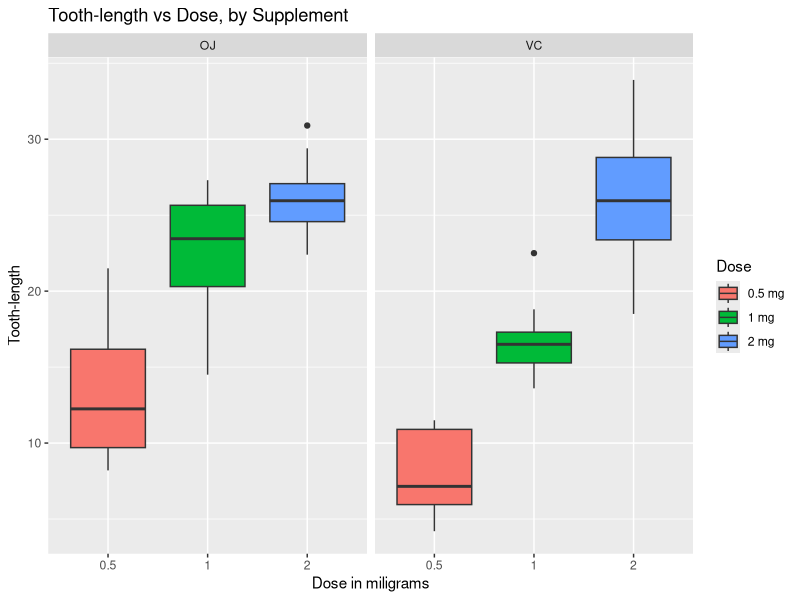
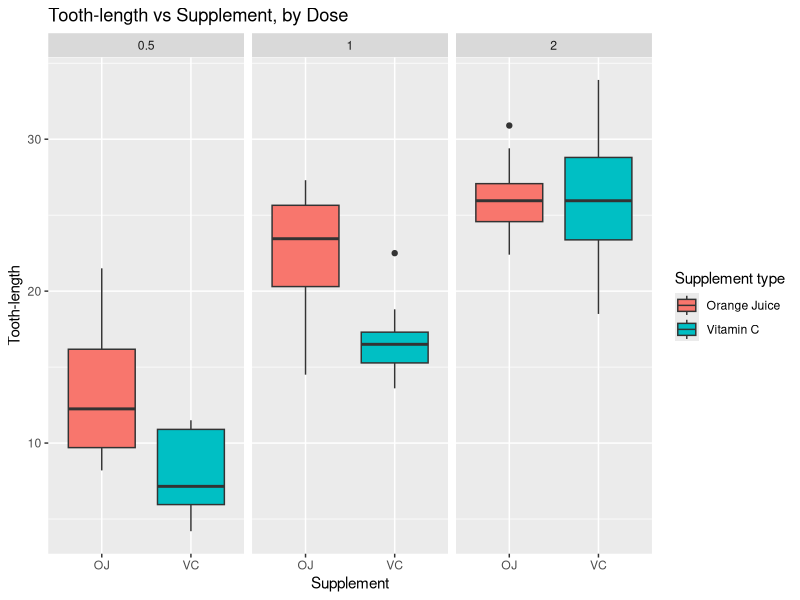
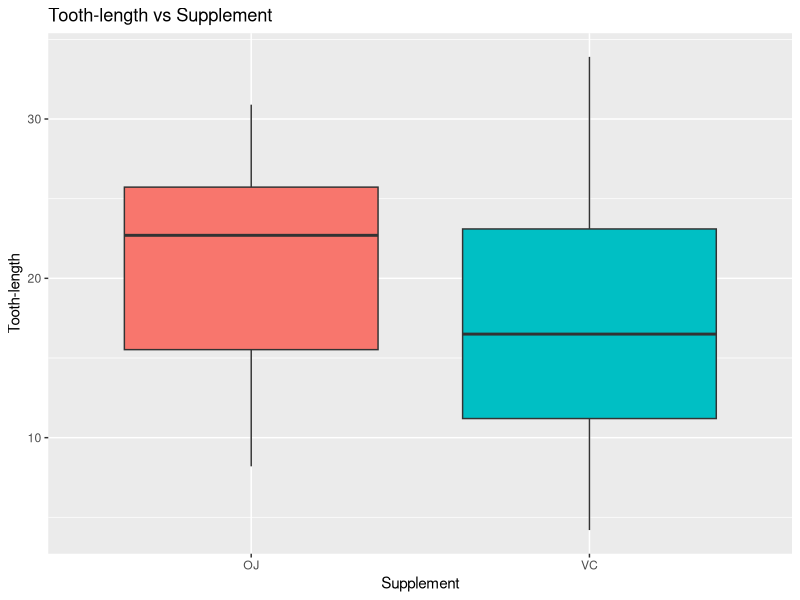
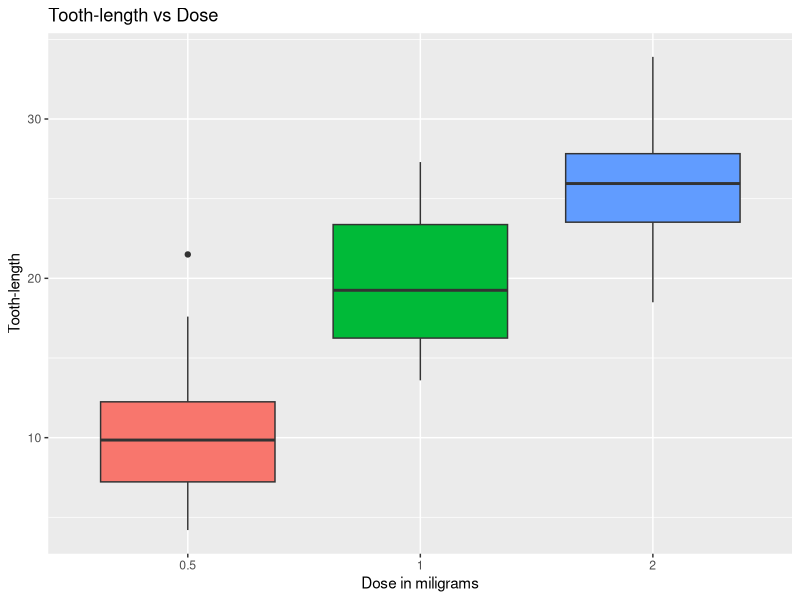

Generate these figures, in order, with R:
## ---- chunk 1
# load neccesary libraries
library(ggplot2)
library(datasets)

# The Effect of Vitamin C on Tooth Growth in Guinea Pigs
data(ToothGrowth)
toothGrowth <- ToothGrowth 
toothGrowth$dose <- factor(toothGrowth$dose) # convert to factor
## ---- chunk 2
str(toothGrowth)
summary(toothGrowth)
head(toothGrowth)
table(toothGrowth$supp, toothGrowth$dose)
## ---- chunk 3
ToothGrowth.supp_OJ <- subset(ToothGrowth, ToothGrowth$supp == "OJ")
fit_OJ <- lm(len ~ dose, data = ToothGrowth.supp_OJ)
summary(fit_OJ)
## ---- chunk 4
ToothGrowth.supp_VC <- subset(ToothGrowth, ToothGrowth$supp == "VC")
fit_VC <- lm(len ~ dose, data = ToothGrowth.supp_VC)
summary(fit_VC)
## ---- chunk 5
ToothGrowth.dose_05 <- subset(ToothGrowth, ToothGrowth$dose == "0.5")
fit_dose_05 <- lm(len ~ supp -1, data = ToothGrowth.dose_05)
summary(fit_dose_05)
## ---- chunk 6
ToothGrowth.dose_1 <- subset(ToothGrowth, ToothGrowth$dose == "1")
fit_dose_1 <- lm(len ~ supp -1, data = ToothGrowth.dose_1)
summary(fit_dose_1)
## ---- chunk 7
ToothGrowth.dose_2 <- subset(ToothGrowth, ToothGrowth$dose == "2")
fit_dose_2 <- lm(len ~ supp -1, data = ToothGrowth.dose_2)
summary(fit_dose_2)
## ---- chunk 8
testResults = list()

tr <- t.test(len ~ dose, data=subset(ToothGrowth.supp_OJ, ToothGrowth.supp_OJ$dose != "1"), var.equal=TRUE)
testResults <- rbind(testResults, list(test="len vs dose for supp=OJ", p_value=tr$p.value, Conf_int_low=tr$conf.int[1], Conf_int_high=tr$conf.int[2]))

tr <- t.test(len ~ dose, data=subset(ToothGrowth.supp_VC, ToothGrowth.supp_VC$dose != "1"), var.equal=TRUE)
testResults <- rbind(testResults, list(test="len vs dose for supp=VC", p_value=tr$p.value, Conf_int_low=tr$conf.int[1], Conf_int_high=tr$conf.int[2]))

tr <- t.test(len ~ supp, data=ToothGrowth.dose_05, var.equal=TRUE)
testResults <- rbind(testResults, list(test="len vs supp at dose=0.5", p_value=tr$p.value, Conf_int_low=tr$conf.int[1], Conf_int_high=tr$conf.int[2]))

tr <- t.test(len ~ supp, data=ToothGrowth.dose_1, var.equal=TRUE)
testResults <- rbind(testResults, list(test="len vs supp at dose=1", p_value=tr$p.value, Conf_int_low=tr$conf.int[1], Conf_int_high=tr$conf.int[2]))
                     
tr <- t.test(len ~ supp, data=ToothGrowth.dose_2, var.equal=TRUE)
testResults <- rbind(testResults, list(test="len vs supp at dose=2", p_value=tr$p.value, Conf_int_low=tr$conf.int[1], Conf_int_high=tr$conf.int[2]))

testResults
## ---- chunk 9
ggplot(data=toothGrowth, aes(x=dose,y=len,fill=dose)) +
  geom_boxplot() +
  facet_grid(.~supp) +
  guides(fill=guide_legend(title="Dose")) +
  ggtitle("Tooth-length vs Dose, by Supplement") +
  xlab("Dose in miligrams") +
  ylab("Tooth-length") +
  scale_fill_discrete(name="Experimental\nCondition",
                         breaks=c("0.5", "1", "2"),
                         labels=c("0.5 mg", "1 mg", "2 mg"))
## ---- chunk 10
ggplot(data=toothGrowth, aes(x=supp,y=len,fill=supp)) +
  geom_boxplot() + 
  facet_grid(.~dose) +
  guides(fill=guide_legend(title="Supplement type")) +
  ggtitle("Tooth-length vs Supplement, by Dose") +
  xlab("Supplement") +
  ylab("Tooth-length") +
  scale_fill_discrete(name="Experimental\nCondition",
                         breaks=c("OJ", "VC"),
                         labels=c("Orange Juice", "Vitamin C"))
## ---- chunk 11
ggplot(data=toothGrowth, aes(x=supp,y=len,fill=supp)) +
  theme(legend.position="none") + 
  geom_boxplot() +
  ggtitle("Tooth-length vs Supplement") +
  xlab("Supplement") +
  ylab("Tooth-length")
## ---- chunk 12
ggplot(data=toothGrowth, aes(x=dose,y=len,fill=dose)) +
  theme(legend.position="none") + 
  geom_boxplot() +
  ggtitle("Tooth-length vs Dose") +
  xlab("Dose in miligrams") +
  ylab("Tooth-length")
